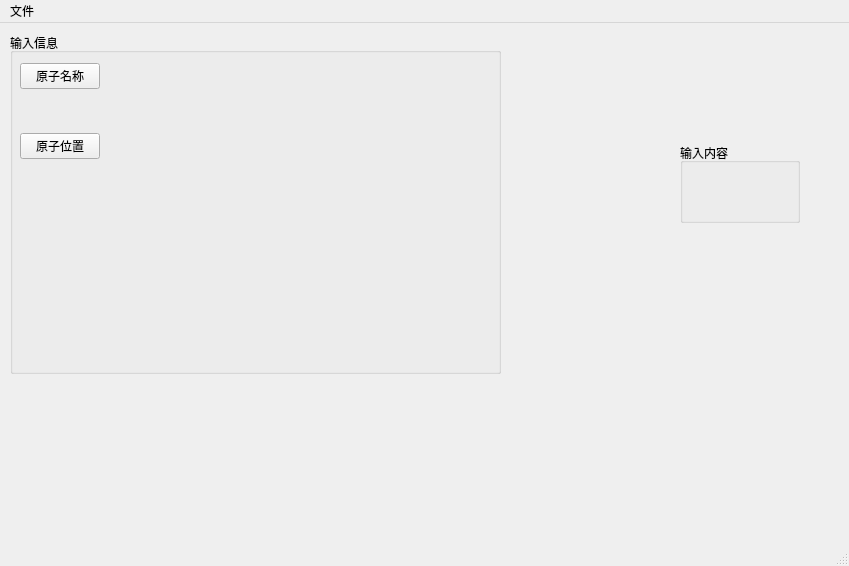
<?xml version="1.0" encoding="UTF-8"?>
<ui version="4.0">
 <class>MainWindow</class>
 <widget class="QMainWindow" name="MainWindow">
  <property name="geometry">
   <rect>
    <x>0</x>
    <y>0</y>
    <width>849</width>
    <height>566</height>
   </rect>
  </property>
  <property name="windowTitle">
   <string>MainWindow</string>
  </property>
  <widget class="QWidget" name="centralWidget">
   <widget class="QGroupBox" name="groupBox">
    <property name="geometry">
     <rect>
      <x>10</x>
      <y>10</y>
      <width>491</width>
      <height>341</height>
     </rect>
    </property>
    <property name="title">
     <string>输入信息</string>
    </property>
    <widget class="QPushButton" name="AtomName">
     <property name="geometry">
      <rect>
       <x>10</x>
       <y>30</y>
       <width>80</width>
       <height>26</height>
      </rect>
     </property>
     <property name="text">
      <string>原子名称</string>
     </property>
    </widget>
    <widget class="QPushButton" name="pushButton_2">
     <property name="geometry">
      <rect>
       <x>10</x>
       <y>100</y>
       <width>80</width>
       <height>26</height>
      </rect>
     </property>
     <property name="text">
      <string>原子位置</string>
     </property>
    </widget>
   </widget>
   <widget class="QGroupBox" name="groupBox_2">
    <property name="geometry">
     <rect>
      <x>680</x>
      <y>120</y>
      <width>120</width>
      <height>80</height>
     </rect>
    </property>
    <property name="title">
     <string>输入内容</string>
    </property>
   </widget>
  </widget>
  <widget class="QMenuBar" name="menuBar">
   <property name="geometry">
    <rect>
     <x>0</x>
     <y>0</y>
     <width>849</width>
     <height>23</height>
    </rect>
   </property>
   <widget class="QMenu" name="menu">
    <property name="title">
     <string>文件</string>
    </property>
    <addaction name="action_5"/>
    <addaction name="action_7"/>
   </widget>
   <addaction name="menu"/>
  </widget>
  <widget class="QStatusBar" name="statusBar"/>
  <action name="action_5">
   <property name="text">
    <string>保存配置</string>
   </property>
   <property name="shortcut">
    <string>Ctrl+S</string>
   </property>
  </action>
  <action name="action_7">
   <property name="text">
    <string>读取配置</string>
   </property>
   <property name="shortcut">
    <string>Ctrl+O</string>
   </property>
  </action>
 </widget>
 <layoutdefault spacing="6" margin="11"/>
 <resources/>
 <connections/>
</ui>
